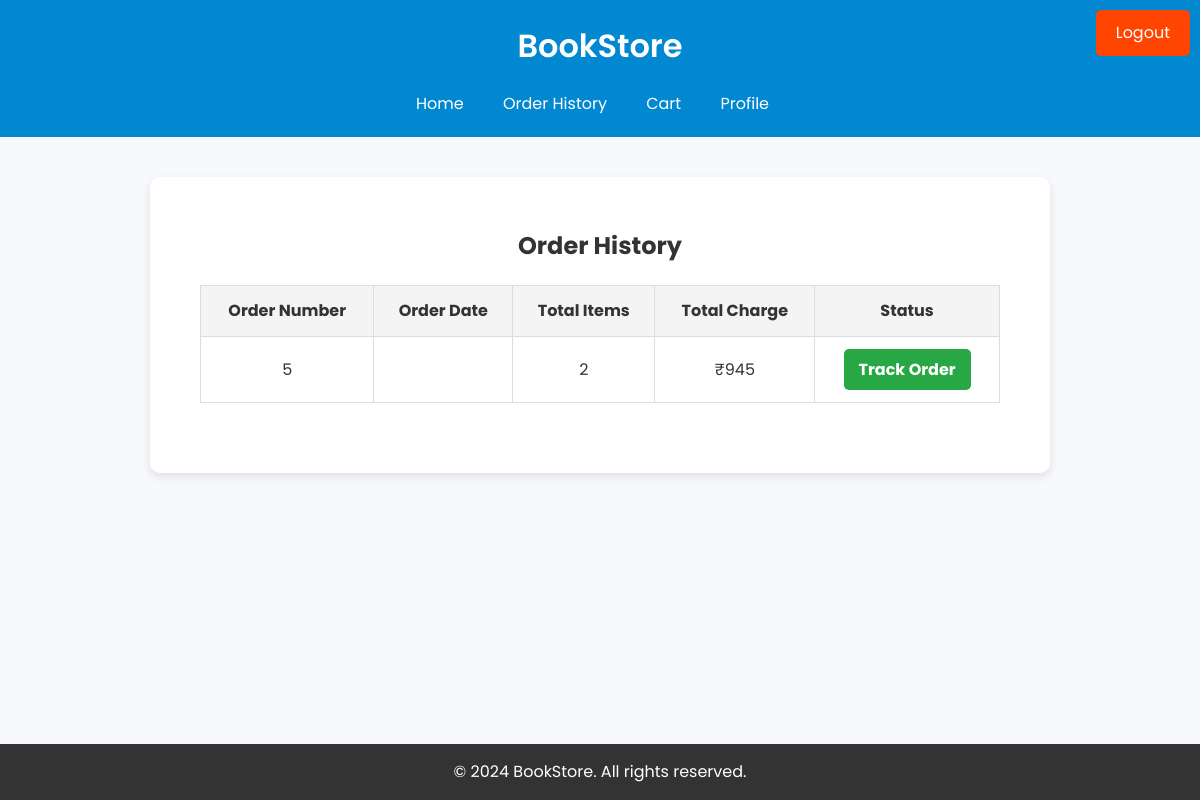
Before: /orderhistorypage (signed in) with the older database file.
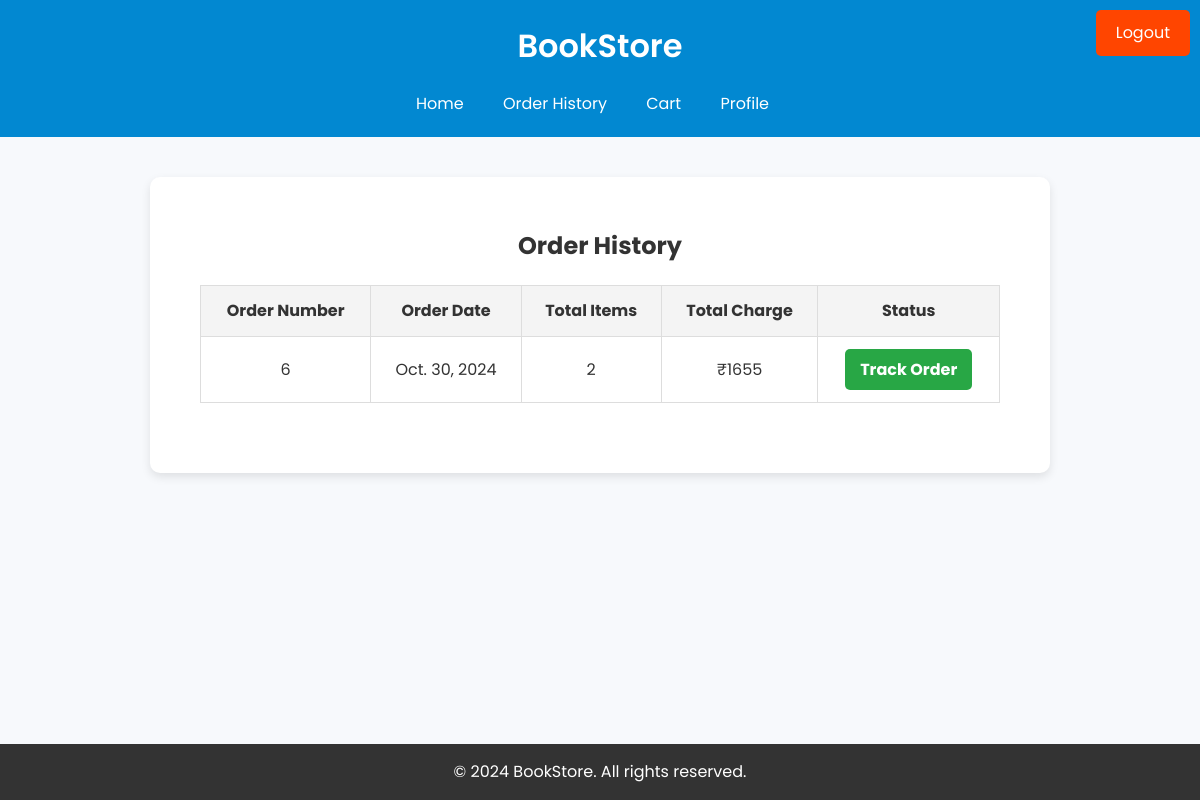
After: the same page with the newer database file.
### book/models.py (models this page shows)
class order(models.Model):
    PLACED = "Placed"
    CONFIRMED = "Confirmed"
    TRANSMITTED = "Transmitted"
    DELIVERED = "Delivered"
    CANCELLED = "Cancelled"
    STATUS_CHOICES = [
        (PLACED, _("Placed")),
        (CONFIRMED, _("Confirmed")),
        (TRANSMITTED, _("Transmitted")),
        (DELIVERED, _("DELIVERED")),
        (CANCELLED, _("Cancelled"))
    ]
    user = models.ForeignKey(
        Users, on_delete=models.SET_NULL, related_name='order_user', null=True)
    address = models.TextField(null=True, blank=True)
    date = models.DateTimeField(null=True, blank=True)
    total_quantity = models.PositiveBigIntegerField(null=True, blank=True)
    total_price = models.PositiveBigIntegerField(null=True, blank=True)
    grand_total = models.PositiveBigIntegerField(null=True, blank=True)
    status = models.CharField(choices=STATUS_CHOICES,
                              default=PLACED, max_length=20)
    reason = models.TextField(blank=True, null=True)

### book/views.py (the view)
# urls.py: path('orderhistorypage', views.orderhistorypage, name='orderhistorypage'),
def orderhistorypage(request):
    msg = request.GET.get("msg", "")
    user_id = request.session.get('id')
    orders = order.objects.filter(user=user_id)
    return render(request, 'orderhistorypage.html', {"msg": msg, "orders": orders})

### book/templates/orderhistorypage.html (shortened to what this page needs)
<!DOCTYPE html>
<html lang="en">
  <head>
  </head>
  <body>
    <a
      style="
        position: absolute;
        top: 10px;
        right: 10px;
        padding: 10px 20px;
        background-color: #ff4500;
        color: white;
        border: none;
        border-radius: 5px;
        cursor: pointer;
        text-decoration: none;
      "
      href="{% url 'logout' %}"
    >
      Logout
    </a>
    <header>
      <div class="container">
        <h1>BookStore</h1>
        <nav>
          <ul>
            <li><a href="{% url 'homepage' %}">Home</a></li>
            <li><a href="{% url 'orderhistorypage' %}">Order History</a></li>
            <li><a href="{% url 'cartpage' %}">Cart</a></li>
            <li><a href="{% url 'profile' %}">Profile</a></li>
          </ul>
        </nav>
      </div>
    </header>
    <section id="order-history" class="order-history-container">
      <h1>Order History</h1>
      <table>
        <thead>
          <tr>
            <th>Order Number</th>
            <th>Order Date</th>
            <th>Total Items</th>
            <th>Total Charge</th>
            <th>Status</th>
          </tr>
        </thead>
        <tbody>
          {% if orders %}
          {% for order in orders %}
          <tr>
            <td>{{order.id}}</td>
            <td>{{order.date.date}}</td>
            <td>{{order.total_quantity}}</td>
            <td>₹{{order.grand_total}}</td>
            <td>
              <a
                href="{% url 'trackorderpage' %}?id={{order.id}}"
                class="status-button"
              >
                Track Order
              </a>
            </td>
          </tr>
          {% endfor %}
          {% endif %}
        </tbody>
      </table>
    </section>
    <footer>
      <div class="container">
        <p>&copy; 2024 BookStore. All rights reserved.</p>
      </div>
    </footer>
  </body>
</html>

### book/templates/orderhistorypage.html (style rules this page uses)
* { margin: 0; padding: 0; box-sizing: border-box; }
body { font-family: "Poppins", sans-serif; background-color: #f7f9fc; color: #333; line-height: 1.6; display: flex; flex-direction: column; min-height: 100vh; }
.container { width: 80%; margin: auto; overflow: hidden; }
header { background-color: #0288d1; color: white; padding: 20px 0; text-align: center; }
header h1 { font-weight: 600; }
nav ul { list-style: none; }
nav ul li { display: inline; margin-right: 15px; }
nav ul li a { color: white; text-decoration: none; font-weight: 400; padding: 5px 10px; transition: background 0.3s, color 0.3s; }
.order-history-container { background-color: white; padding: 50px; border-radius: 10px; box-shadow: 0px 4px 10px rgba(0, 0, 0, 0.1); max-width: 900px; width: 100%; margin: 40px auto; }
h1 { text-align: center; margin-bottom: 20px; }
table { width: 100%; border-collapse: collapse; margin-bottom: 20px; }
table, th, td { border: 1px solid #ddd; }
th, td { padding: 12px; text-align: center; }
th { background-color: #f4f4f4; font-weight: bold; }
footer { background-color: #333; color: white; text-align: center; padding: 15px 0; margin-top: auto; }
.status-button { display: inline-block; padding: 8px 15px; background-color: #28a745; color: white; border: none; border-radius: 5px; text-decoration: none; font-weight: bold; cursor: pointer; transition: background-color 0.3s ease; }

Changed rows visible on the page:
removed order: id "5", total_quantity "2", grand_total "945"
added order: id "6", date "Oct. 30, 2024", total_quantity "2", grand_total "1655"
